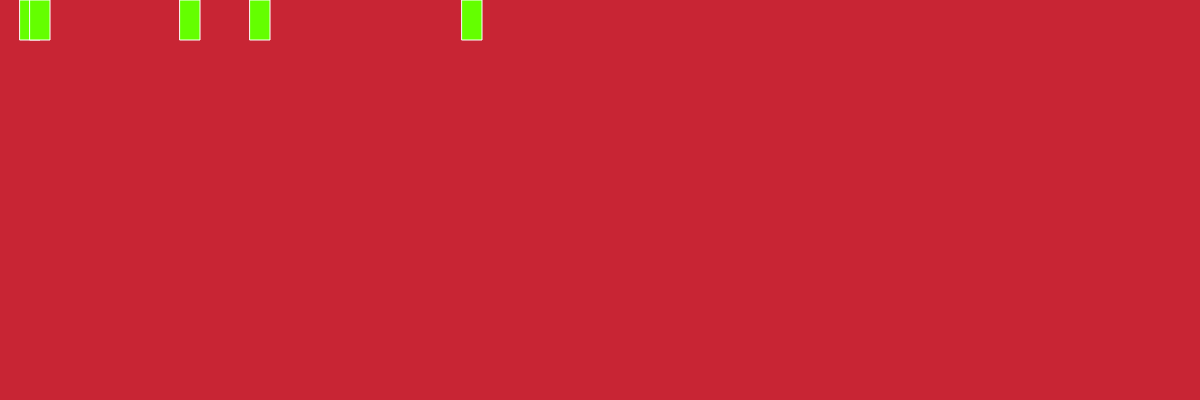
Frame 1 (no input)
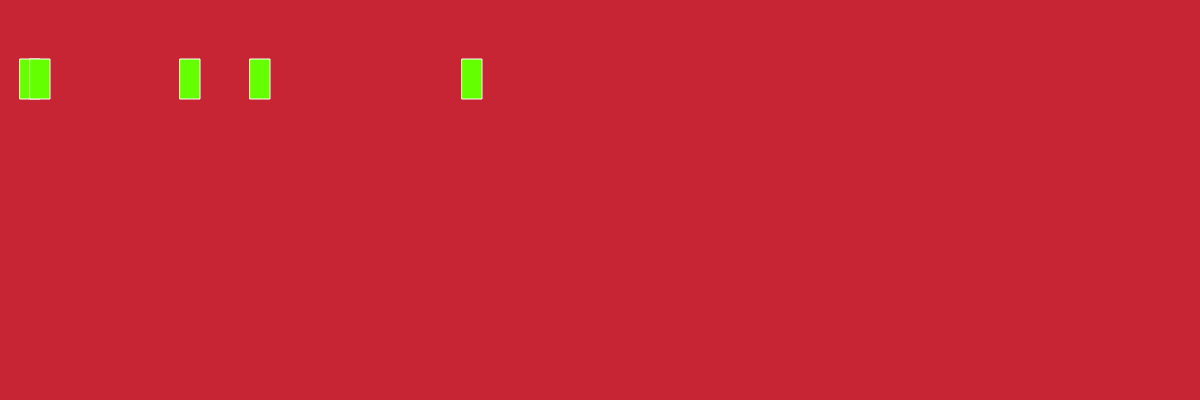
Frame 60 (no input)
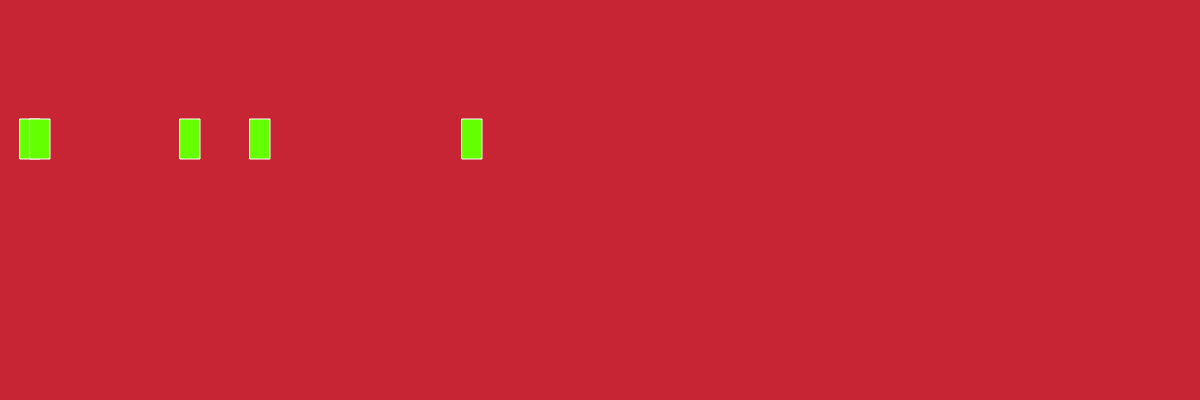
Frame 120 (the mouse pressed at the canvas centre since frame 60)

The p5.js sketch that drew these frames (run headless with seeded random() and noise() and a simulated clock; from frame 60 on, the mouse is pressed at the canvas centre):

// p5.js sketch
// ── sketch.js
let xPosArr = [ 20, 30, 180, 250, 462 ];

function setup() {
    createCanvas( windowWidth, 400 );
}

let yPos = 0;
function draw() {
    background( 'rgb( 200, 37, 52 )' );
    
    stroke( 255 );
    fill( 'rgb( 100, 255, 0 )' );
    
    for( let idx = 0; idx < xPosArr.length; idx++ ) {
        // draw some boxes!
        rect( xPosArr[idx], yPos, 20, 40 ); 
    }
    
    yPos = (yPos + 1) % windowHeight;  
}
